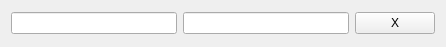
<?xml version="1.0" encoding="UTF-8"?>
<ui version="4.0">
 <class>PersonDialog</class>
 <widget class="QWidget" name="PersonDialog">
  <property name="geometry">
   <rect>
    <x>0</x>
    <y>0</y>
    <width>446</width>
    <height>47</height>
   </rect>
  </property>
  <property name="windowTitle">
   <string>Form</string>
  </property>
  <layout class="QHBoxLayout" name="horizontalLayout">
   <item>
    <widget class="QLineEdit" name="nameLineEdit"/>
   </item>
   <item>
    <widget class="QLineEdit" name="priceLineEdit"/>
   </item>
   <item>
    <widget class="QPushButton" name="cancelBtn">
     <property name="text">
      <string>X</string>
     </property>
    </widget>
   </item>
  </layout>
 </widget>
 <resources/>
 <connections/>
</ui>
